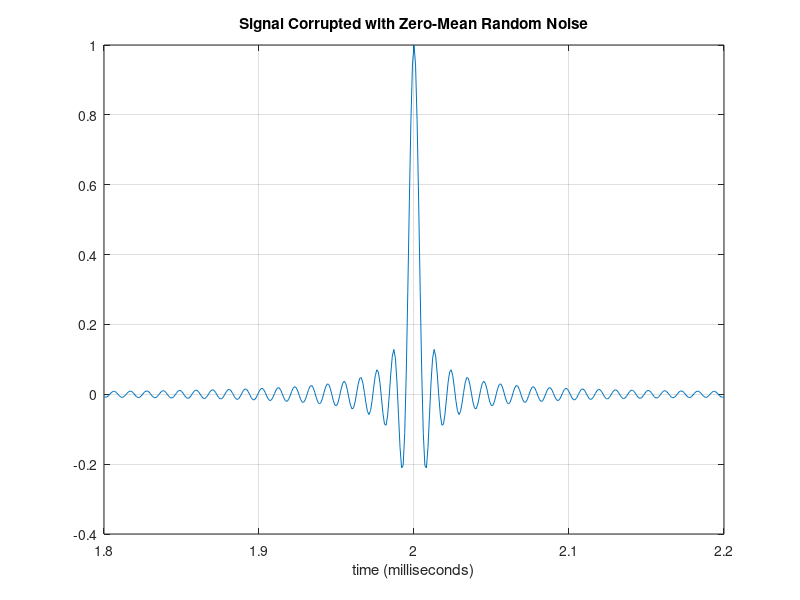
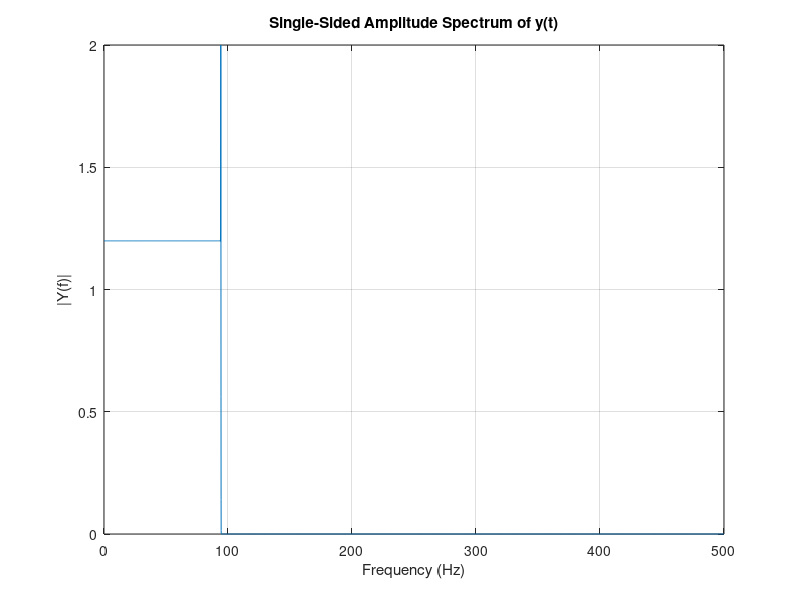
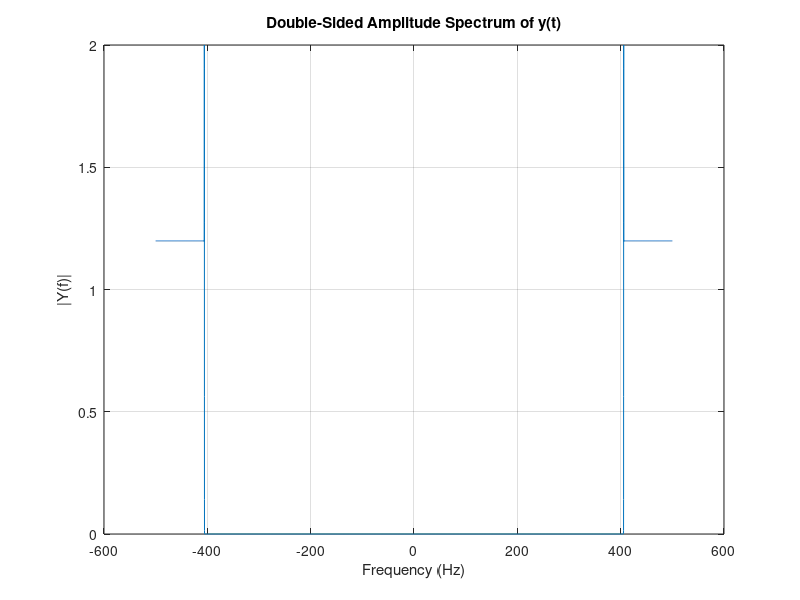
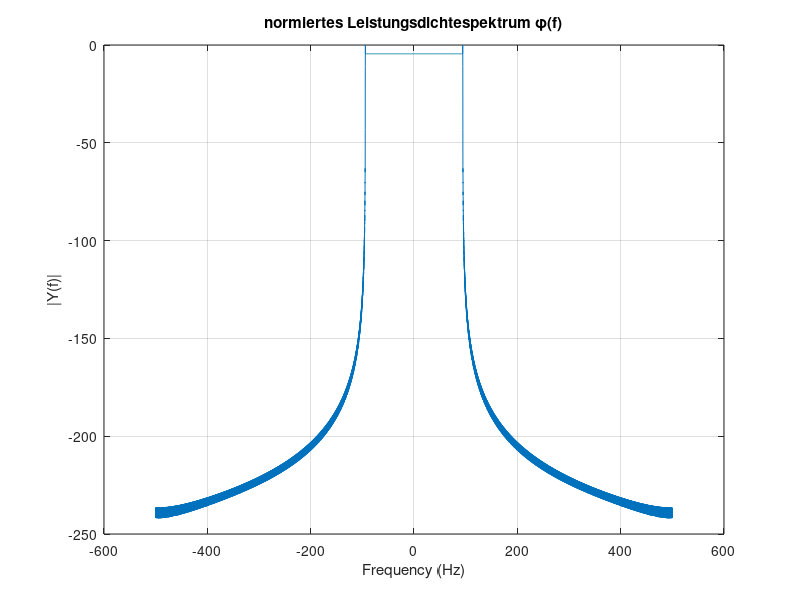

Recreate these plots in MATLAB, in order. (Note: this script raises an error after producing the figures.)
% Shanon Nyquist Abtasttheorem
%

Fsam = 1000;                   % Sampling frequency, timevector ticks/s
Tsam = 1/Fsam;                 % Sample time
L=Fsam*10;                     % Length of Signal is 100samples * 10sec

%t=(0:L-1)*Tsam;
t=(1:L)*Tsam;

x = 0.7*sin(2*pi*50*t) + 0.1*sin(2*pi*120*t); 
%y = x ;%+ 2*randn(size(t));     % Sinusoids plus noise

t0 = 2;     % um 2sec!!! verschieben
y=x;
y=sinc(2*pi*30*(t-t0));

p1=figure(1);
%plot(Fsam*t(0.5:2.5),Fsam*y(0.5:2.5))
plot(t(1800:2200),y(1800:2200));
title('Signal Corrupted with Zero-Mean Random Noise')
xlabel('time (milliseconds)')
grid on;
% It is difficult to identify the frequency components by looking 
% at the original signal. Converting to the frequency domain, the ubu
% discrete Fourier transform of the noisy signal y is found by 
% taking the fast Fourier transform (FFT):
window = blackman(L);

NFFT = 2^nextpow2(L); % Next power of 2 from length of y
fsing = Fsam/2*linspace(0,1,NFFT/2+1);
fdual = Fsam/2*linspace(-1,1,NFFT);

Y = fft(y.'.*window,NFFT)/(L);
Y = Y/max(abs(Y)); % Normierung
Y_dB = 10*log10(abs([Y(end/2:end);Y(1:end/2-1)]).^2);


p2=figure(2);
% Plot single-sided amplitude spectrum.
plot(fsing,2*abs(Y(1:NFFT/2+1))) 
grid on;
title('Single-Sided Amplitude Spectrum of y(t)')
xlabel('Frequency (Hz)')
ylabel('|Y(f)|')

p3=figure(3);
% Plot double-sided amplitude spectrum.
plot(fdual,2*abs(Y(1:NFFT))) 
grid on;
title('Double-Sided Amplitude Spectrum of y(t)')
xlabel('Frequency (Hz)')
ylabel('|Y(f)|')

p4=figure(4);
% Plot double-sided amplitude spectrum normiert, in db.
plot(fdual,Y_dB) 
grid on;
title('normiertes Leistungsdichtespektrum \phi(f)')
xlabel('Frequency (Hz)')
ylabel('|Y(f)|')

%%%%%%%%%%%%%%%%%%%%%%%%%%%%%%%%%%%%%%%%%%%%%%%%%%%%%%%%
%%%%%%%%%%%%%%%%%%%%%%%%%%%%%%%%%%%%%%%%%%%%%%%%%%%%%%%%
%%%%%%%%%%%%%%%%%%%%%%%%%%%%%%%%%%%%%%%%%%%%%%%%%%%%%%%%
% 
% Fsam = 1000;                   % Sampling frequency, timevector ticks/s
% Tsam = 1/Fsam;                 % Sample time
% L=Fsam*10;                     % Length of Signal is 100samples * 10sec
% 
% %t=(0:L-1)*Tsam;
% t=(1:L)*Tsam;
% 
% window = blackman(L);
% 
% NFFT = 2^nextpow2(L); % Next power of 2 from length of y
% fsing = Fsam/2*linspace(0,1,NFFT/2+1);
% fdual = Fsam/2*linspace(-1,1,NFFT);
% 

%rc=[1:length(t)];
%rc=RaisedCosShaper(t-5,0.3,0.1,'time');
rc=RaisedCosShaper(t-3,0.1,0.05,'time')+RaisedCosShaper(t-6,0.1,0.05,'time');
rc = rc.';

RC = fft(rc.*window,NFFT)/(L);
RC = RC/max(abs(RC)); % Normierung
RC_dB = 10*log10(abs([RC(end/2:end);RC(1:end/2-1)]).^2);

p5=figure(5);
subplot(2,1,1);
plot(t,rc)
grid on
subplot(2,1,2);
grid on
plot(fdual,RC_dB)
grid on
xlim([-20,20]);
